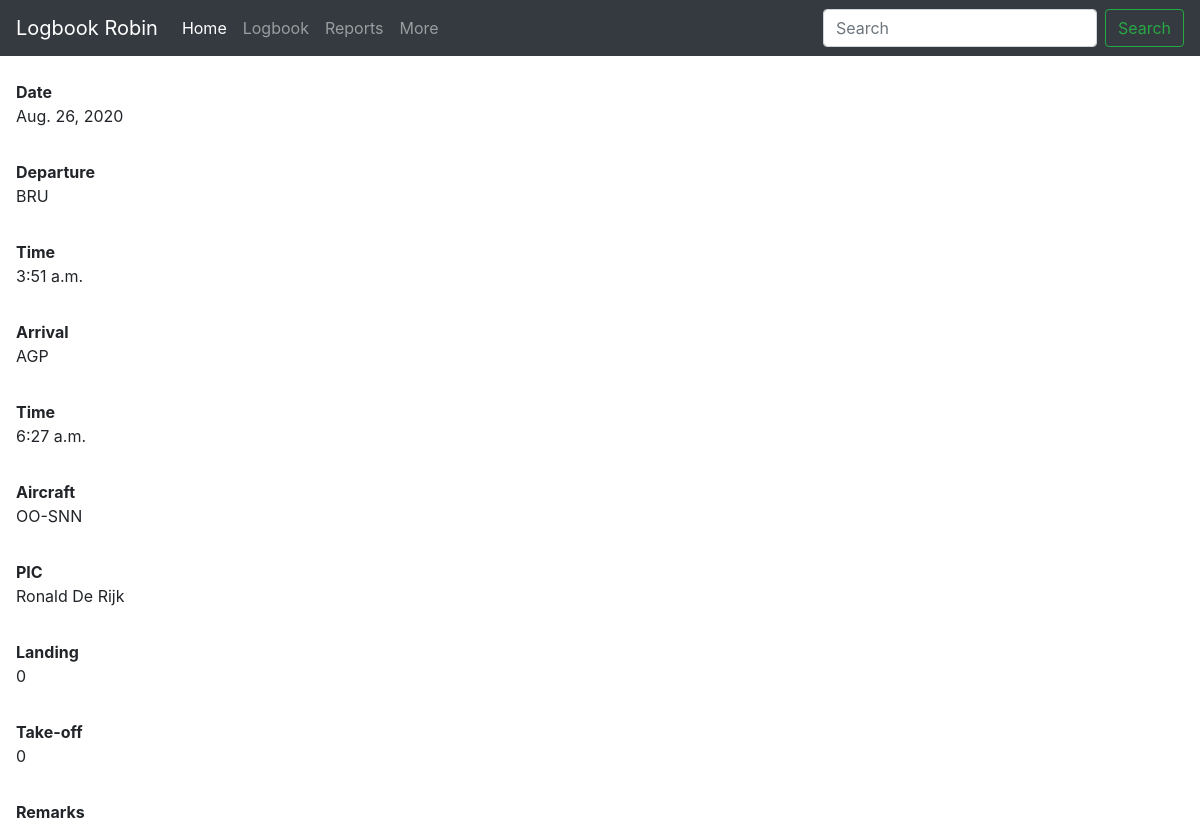
Page /logbook/1 on the committed database.
### main/models.py (models this page shows)
class Log(models.Model):
    date = models.DateField()
    departure = models.ForeignKey(Airport, on_delete=models.CASCADE, related_name='departure')
    block_out = models.TimeField()
    arrival = models.ForeignKey(Airport, on_delete=models.CASCADE, related_name='arrival')
    block_in = models.TimeField()
    aircraft = models.ForeignKey(Aircraft, on_delete=models.CASCADE)
    pic = models.ForeignKey(People, on_delete=models.CASCADE)
    landings = models.IntegerField()
    take_off = models.IntegerField()
    remarks = models.CharField(max_length=255, blank=True)

class Airport(models.Model):
    ICAO_code = models.CharField(max_length=50)
    IATA_code = models.CharField(max_length=50)
    name = models.CharField(max_length=50)
    country = models.CharField(max_length=50)
    def __str__(self):
        return self.IATA_code

class Aircraft(models.Model):
    aircraft_id = models.CharField(max_length=50)
    aircraft_type = models.CharField(max_length=50)
    notes = models.CharField(max_length=255, blank=True)
    def __str__(self):
        return self.aircraft_id

class People(models.Model):
    name = models.CharField(max_length=255)
    company_function = models.CharField(max_length=255)
    phone = models.CharField(max_length=255, blank=True)
    email = models.CharField(max_length=255, blank=True)
    remarks = models.CharField(max_length=255, blank=True)
    def __str__(self):
        return self.name

### main/views.py (the view)
# urls.py: path("<int:logbook_id>", views.logbook_details, name="logbook_details"),
def logbook_details(request, logbook_id):
    entry = get_object_or_404(Log, id=logbook_id)
    return render(request, "logs/logbook_details.html", {"entry": entry})

### main/templates/logs/logbook_details.html (shortened to what this page needs)
{% extends 'base.html' %}
{% block content %}
<div style="margin-left:16px">
    <dl>
    <br>
        <dt>Date</dt>
        <dd>{{ entry.date }}</dd>
    <br>
        <dt>Departure</dt>
        <dd>{{ entry.departure }}</dd>
    <br>
        <dt>Time</dt>
        <dd>{{ entry.block_out }}</dd>
    <br>
        <dt>Arrival</dt>
        <dd>{{ entry.arrival }}</dd>
    <br>
        <dt>Time</dt>
        <dd>{{ entry.block_in }}</dd>
    <br>
        <dt>Aircraft</dt>
        <dd>{{ entry.aircraft }}</dd>
    <br>
        <dt>PIC</dt>
        <dd>{{ entry.pic }}</dd>
    <br>
        <dt>Landing</dt>
        <dd>{{ entry.landings }}</dd>
    <br>
        <dt>Take-off</dt>
        <dd>{{ entry.take_off }}</dd>
    <br>
        <dt>Remarks</dt>
    </dl>
</div>
{% endblock  %}

### rows in the picture
Log: date "Aug. 26, 2020", departure "BRU", block_out "3:51 a.m.", arrival "AGP", block_in "6:27 a.m.", aircraft "OO-SNN", pic "Ronald De Rijk", landings "0", take_off "0"
